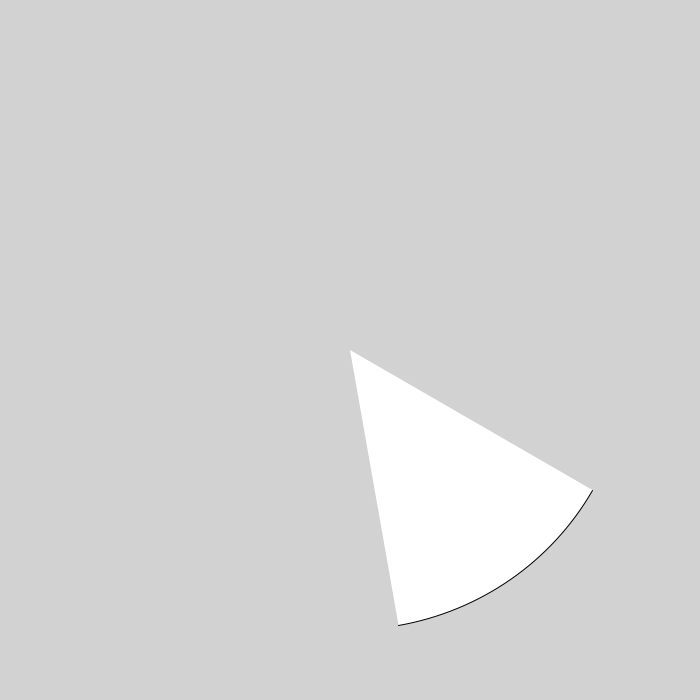
Frame 1 (no input)
Frame 60 (the mouse pressed at the canvas centre just before this capture): identical to frame 1, image omitted
Frame 120 (the mouse held since frame 60 and released just before this capture): identical to frame 1, image omitted

The Processing sketch that drew this single still picture (run headless with seeded random() and noise(); from frame 60 on, the mouse is pressed at the canvas centre):

// Processing sketch: s09_arc_angle_tweak
// ── s09_arc_angle_tweak.pde
void setup() {
  size(700, 700);
}

void draw() {
  background(210);
  arc(width / 2, height / 2, width * 0.8, height * 0.8, radians(30), radians(80));
}
